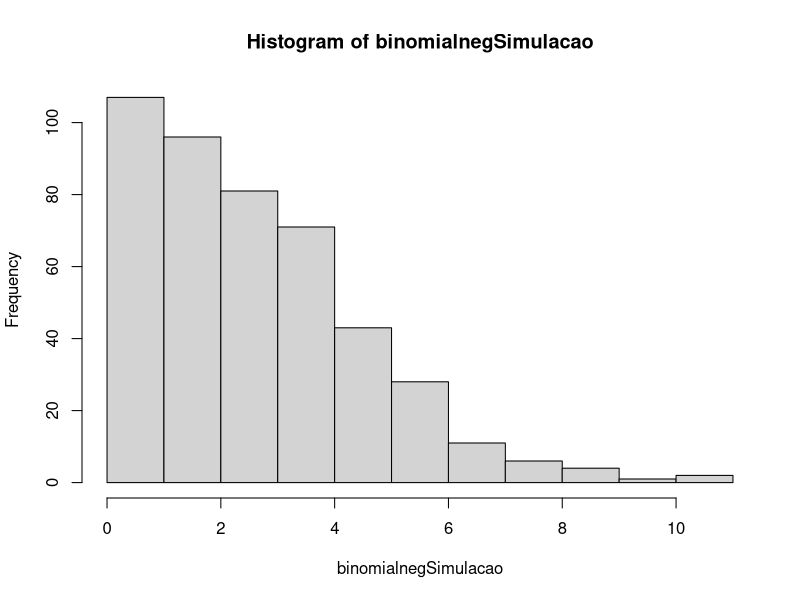
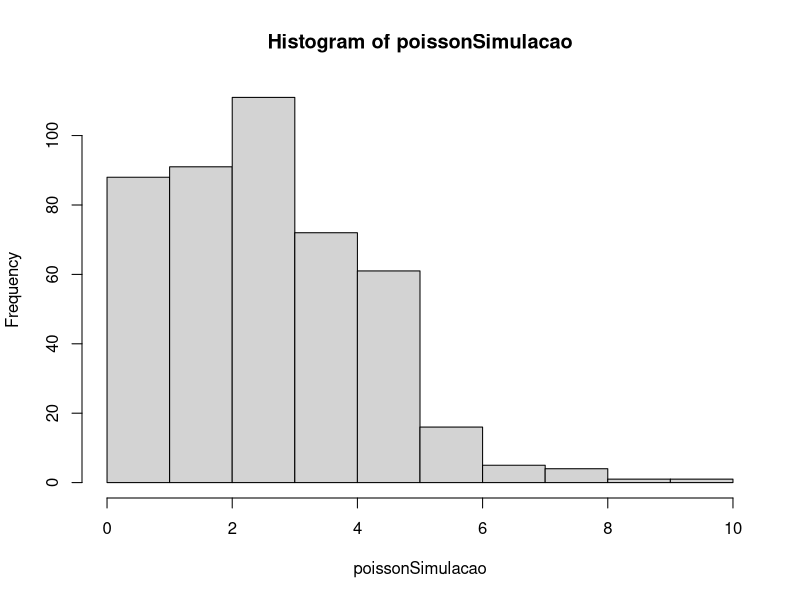

Write R code to recreate these figures, in order.
# Centralizando uma base de dados

#  Centralização de uma base de dados

binomialnegSimulacao <- rnbinom(450, mu = 3, size = 10)

poissonSimulacao <- rpois(450, 3)

hist(binomialnegSimulacao)

hist(poissonSimulacao)

binomialnegSimulacao + poissonSimulacao # soma das distribuições

poissonSimulacao + 50 # soma 50 a cada elemento

# média
mean(poissonSimulacao)
mean(binomialnegSimulacao)

# mediana
median(poissonSimulacao)
median(binomialnegSimulacao)

# desvio padrão 
sd(poissonSimulacao)
sd(binomialnegSimulacao)

# variância
var(poissonSimulacao)
var(binomialnegSimulacao)
